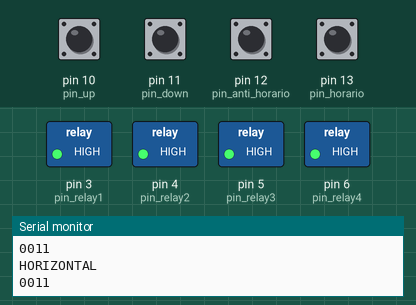
This sketch was run on a simulated Arduino Uno, built with avr-gcc and run on an emulated ATmega328P. Parts: switched loads named in the sketch (green lamp = pin HIGH), the last lines printed to the serial monitor. Inputs (shaded band) come from the test bench; at power-on: pin 10 (pin_up), pin 11 (pin_down), pin 12 (pin_anti_horario), pin 13 (pin_horario) HIGH.

Above: at 1.2 s.
1.3 s: pin 10 (pin_up) pulled LOW for 0.15 s
At 1.41 s:
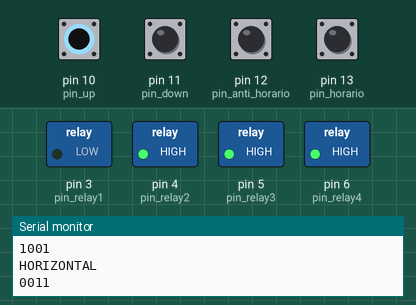
3.0 s: pin 11 (pin_down) pulled LOW for 0.15 s
At 3.12 s:
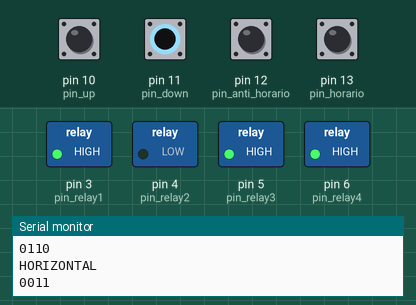
4.7 s: pin 12 (pin_anti_horario) pulled LOW for 0.15 s
At 4.83 s:
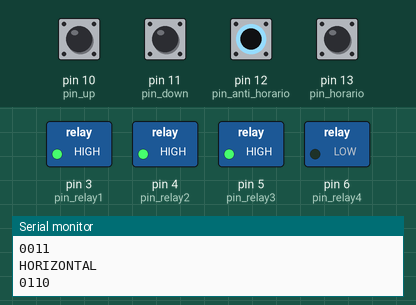
6.4 s: pin 13 (pin_horario) pulled LOW for 0.15 s
At 7.7 s:
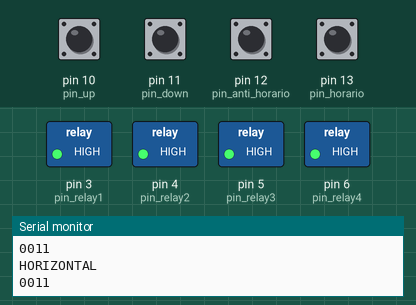
8.0 s: pin 10 (pin_up) driven LOW and pin 12 (pin_anti_horario) driven LOW
At 8.3 s:
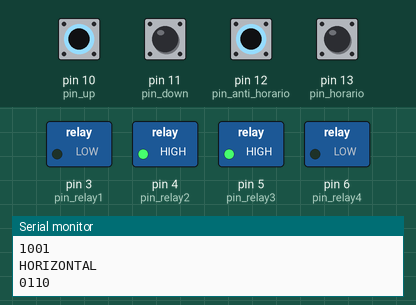
9.5 s: pin 10 (pin_up) driven HIGH
At 9.9 s:
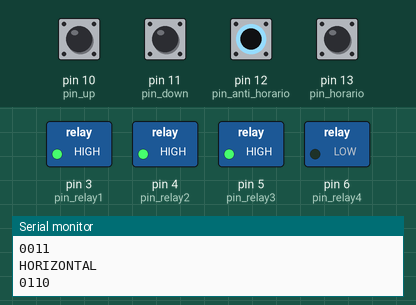
Timing chart, 0 to 12.0 s (numbered marks = the images above; inputs shaded):
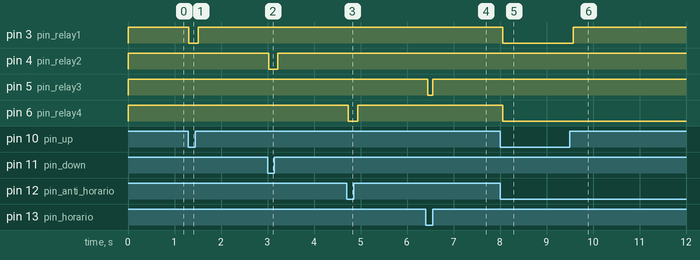

Measured:
- after the input at 1.3 s, pin 3 (pin_relay1): HIGH → LOW at once, → HIGH 0.20 s later
- after the input at 3.0 s, pin 4 (pin_relay2): HIGH → LOW at once, → HIGH 0.20 s later
- after the input at 4.7 s, pin 6 (pin_relay4): HIGH → LOW at once, → HIGH 0.20 s later
- after the input at 6.4 s, pin 5 (pin_relay3): HIGH → LOW after 0.05 s, → HIGH 0.10 s later
- after the input at 8.0 s, pin 3 (pin_relay1), pin 6 (pin_relay4): HIGH → LOW after 0.06 s
- after the input at 9.5 s, pin 3 (pin_relay1): LOW → HIGH after 0.08 s

The sketch:

guindaste_com_botoes.ino
```cpp
int up, down, horario, anti_horario;

byte relay1=LOW;
byte relay2=LOW;
byte relay3=LOW;
byte relay4=LOW;


//PINS
const int pin_up = 10;
const int pin_down = 11;
const int pin_horario = 13;
const int pin_anti_horario = 12;

const int pin_relay1 = 3;
const int pin_relay2 = 4;
const int pin_relay3 = 5;
const int pin_relay4  = 6;

int vert=0;
int hori=0;

void setup()
{

  Serial.begin (115200);

  //INPUT AND OUTPUT PINS
  pinMode (pin_up, INPUT_PULLUP);
  pinMode (pin_down, INPUT_PULLUP);
  pinMode (pin_horario, INPUT_PULLUP);
  pinMode (pin_anti_horario, INPUT_PULLUP);

  pinMode (pin_relay1, OUTPUT);
  pinMode (pin_relay2, OUTPUT);
  pinMode (pin_relay3, OUTPUT);
  pinMode (pin_relay4, OUTPUT);

  digitalWrite (pin_relay1, HIGH);
  digitalWrite (pin_relay2, HIGH);
  digitalWrite (pin_relay3, HIGH);
  digitalWrite (pin_relay4, HIGH);

}

void read_inputs(void)
{
  if (digitalRead (pin_up) == LOW) up=1; else up=0;
  if (digitalRead (pin_down) == LOW) down=1; else down=0;
  if (digitalRead (pin_horario) == LOW) horario=1; else horario=0;
  if (digitalRead (pin_anti_horario) == LOW) anti_horario=1; else anti_horario=0;

}


void loop()
{
  read_inputs();

  //VERTICAL
    if (((!up) && (!down))|| (up && down))
      vert=0;

    else if (up && (!down))
      vert=1;

    else if ((!up) && down)
      vert=-1;

  //HORIZONTAL

    if (((!horario) && (!anti_horario)) || (anti_horario && horario))
      hori=0;

    else if (horario && (!anti_horario))
      hori=1;

    else if ((!horario) && anti_horario)
      hori=-1;


  //Saídas
   if (vert==0)
   {
     relay1=HIGH;
     relay2=HIGH;
   }

   else if (vert==1)
   {
    relay1=LOW;
    relay2=HIGH;
   }

   else if (vert==-1)
   {
    relay1=HIGH;
    relay2=LOW;
   }

   if (hori==0)
   {
     relay3=HIGH;
     relay4=HIGH;
   }

   else if (hori==1)
   {
    relay3=LOW;
    relay4=HIGH;
   }

   else if (hori==-1)
   {
    relay3=HIGH;
    relay4=LOW;
   }

   digitalWrite(pin_relay1, relay1);
   digitalWrite(pin_relay2, relay2);
   digitalWrite(pin_relay3, relay3);
   digitalWrite(pin_relay4, relay4);

  Serial.print("\n");
  Serial.println("VERTICAL");
  Serial.print(up);
  Serial.print(down);
  Serial.print(relay1);
  Serial.print(relay2);

  Serial.print("\n");

  Serial.println("HORIZONTAL");
  Serial.print(horario );
  Serial.print(anti_horario);
  Serial.print(relay3);
  Serial.print(relay4);

  //Serial.print("\n");
  delay(100);
}
```
